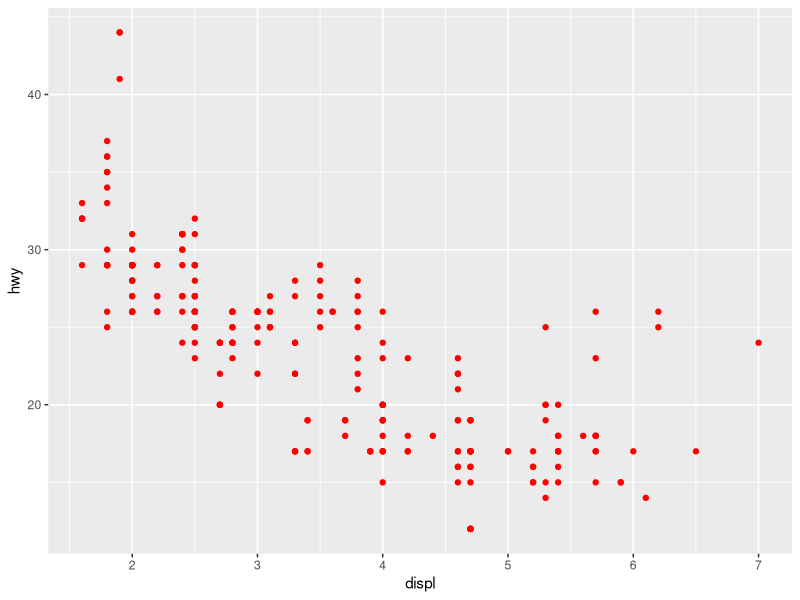
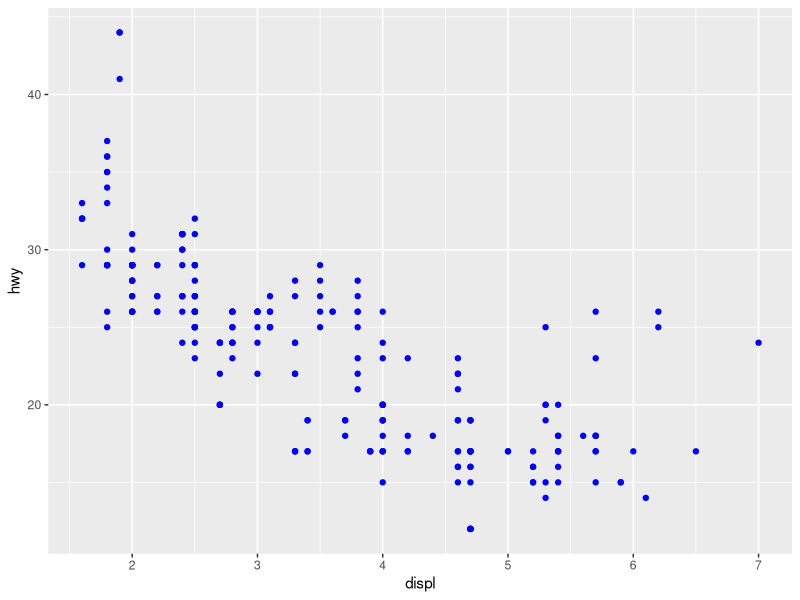
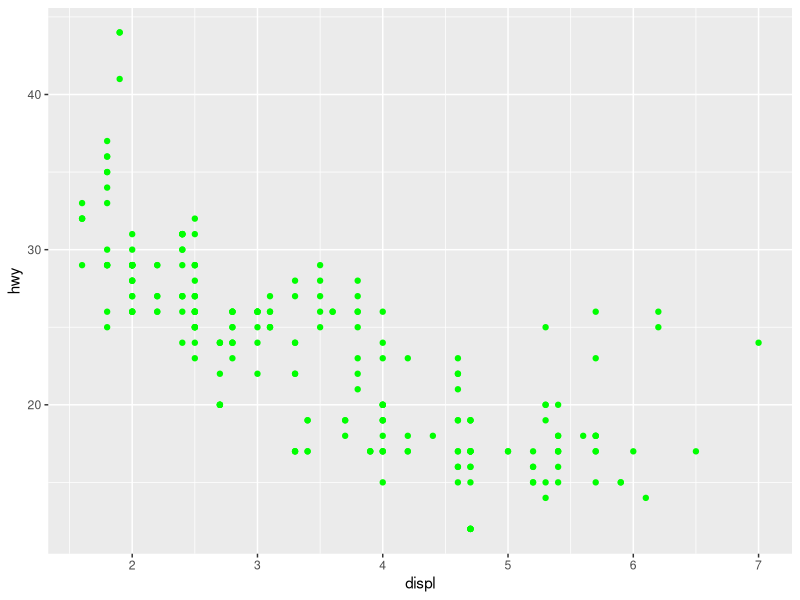

Generate these figures, in order, with R:
library(tidyverse)

ggplot(
  data = mpg,
  mapping = aes(x = displ, y = hwy)
) +
  geom_point(
    color = "red"
  )

ggplot(
  data = mpg,
  mapping = aes(x = displ, y = hwy)
) +
  geom_point(
    color = "blue"
  )

ggplot(
  data = mpg,
  mapping = aes(x = displ, y = hwy)
) +
  geom_point(
    color = "green"
  )
